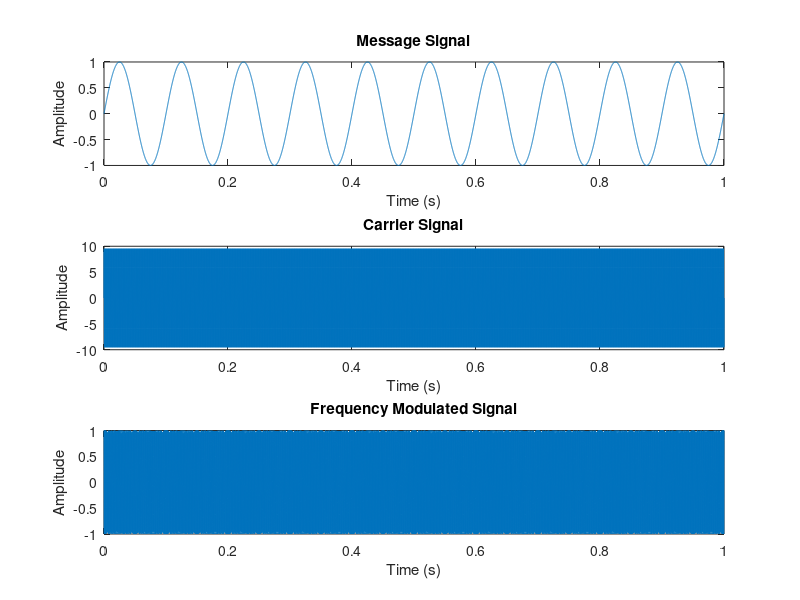

The MATLAB source for this figure:
clc; % Clear the command window

% Define parameters
Am = 1;         % Amplitude of the message signal
fm = 10;        % Frequency of the message signal (Hz)
Ac = 10;        % Amplitude of the carrier signal
Fc = 1000;      % Frequency of the carrier signal (Hz)
Fs = 10000;     % Sampling frequency (Hz)
deviation = 50; % Frequency deviation (Hz)

% Define time vector
t = 0:1/Fs:1;

% Generate message signal
m_t = Am * sin(2*pi*fm*t);

% Generate carrier signal
c_t = Ac * sin(2*pi*Fc*t);

% Frequency modulation
y_fm = fmmod(m_t, Fc, Fs, deviation);

% Plotting
subplot(3,1,1);
plot(t, m_t);
xlabel('Time (s)');
ylabel('Amplitude');
title('Message Signal');

subplot(3,1,2);
plot(t, c_t);
xlabel('Time (s)');
ylabel('Amplitude');
title('Carrier Signal');

subplot(3,1,3);
plot(t, y_fm);
xlabel('Time (s)');
ylabel('Amplitude');
title('Frequency Modulated Signal');

% Overall comment:
% This script generates a frequency modulated (FM) signal by modulating a
% message signal onto a carrier signal using frequency modulation.
